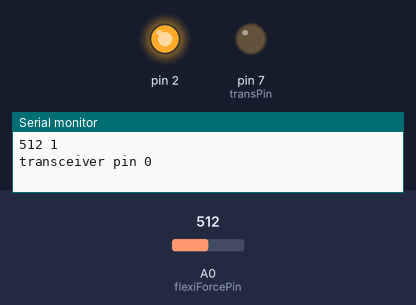
A sketch run on a simulated Arduino Uno, built with avr-gcc and run on an emulated ATmega328P. On the bench: output pins drawn as LEDs (lit = HIGH), the last lines printed to the serial monitor. Inputs (shaded band) come from the test bench; at power-on: A0 (flexiForcePin) = 512.

Above: at 0.1 s.
At 4.8 s:
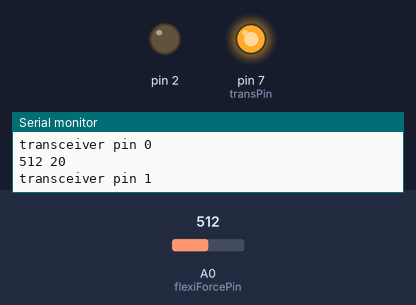
Timing chart, 0 to 6.3 s (numbered marks = the images above):
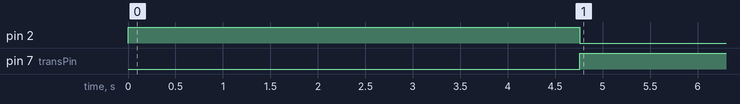

Measured:
- by itself, pin 2: HIGH → LOW at 4.8 s
- by itself, pin 7 (transPin): LOW → HIGH at 4.8 s

The sketch:

FlexiForceEdits.ino
```cpp
//From the bildr article http://bildr.org/2012/11/flexiforce-arduino/

int flexiForcePin = A0; //analog pin 0
int transPin = 7;
int n = 0;

void setup(){
  //Pin for transisto r gate
  pinMode(2, OUTPUT);
  pinMode(7, OUTPUT);
  Serial.begin(9600);
  //Turn alarm on
  digitalWrite(2, HIGH);
  digitalWrite(7, LOW);
}

void loop(){
  //Read pressure sensor
  int flexiForceReading = analogRead(flexiForcePin);
  //Increment n for readings over 150
  if(flexiForceReading > 150){
    n++;
  }
  //Turn off alarm if n reaches 20 loops or 5 seconds
  if(n >= 20) {
    digitalWrite(2, LOW);
    digitalWrite(7, HIGH);
  }
  //Serial monitor troubleshooting
  Serial.print(flexiForceReading);
  Serial.print(" ");
  Serial.println(n);
  Serial.print("transceiver pin "); Serial.println(digitalRead(transPin));
  delay(250); //just here to slow down the output for easier reading
}
```

castoplug.c
```cpp
#ifndef CASTOPLUG_C_INCLUDED
#define CASTOPLUG_C_INCLUDED


#include <stdint.h>
#include <avr/io.h>
#include <avr/interrupt.h>
#include <util/delay.h>


/* rfm22 */

/* pinout, from rfm22.pdf */

/* spi.csn is nsel */
/* spi.sck is sck */
/* spi.mosi is sdi */
/* spi.miso is sdo */
/* sdn to gnd (always on) */
/* tx_ant to gpio_0 */
/* rx_ant to gpio_1 */

#define SOFTSPI_MODE_0

#define SOFTSPI_CLK_DDR DDRB
#define SOFTSPI_CLK_PORT PORTB
#define SOFTSPI_CLK_MASK _BV(5)
#define SOFTSPI_MOSI_DDR DDRB
#define SOFTSPI_MOSI_PORT PORTB
#define SOFTSPI_MOSI_MASK _BV(3)
#define SOFTSPI_MISO_DDR DDRB
#define SOFTSPI_MISO_PIN PINB
#define SOFTSPI_MISO_PORT PORTB
#define SOFTSPI_MISO_MASK _BV(4)

#include "./softspi.c"

#define RFM22_IO_CSN_DDR DDRB
#define RFM22_IO_CSN_PORT PORTB
#define RFM22_IO_CSN_MASK _BV(2)

#if 0 /* unused */
#define RFM22_IO_SDN_MASK (1 << 4)
#define RFM22_IO_SDN_DDR DDRD
#define RFM22_IO_SDN_PORT PORTD
#define RFM22_IO_TXANT_MASK (1 << 5)
#define RFM22_IO_TXANT_DDR DDRD
#define RFM22_IO_TXANT_PORT PORTD
#define RFM22_IO_RXANT_MASK (1 << 6)
#define RFM22_IO_RXANT_DDR DDRD
#define RFM22_IO_RXANT_PORT PORTD
#endif /* unused */

static inline void rfm22_csn_setup(void)
{
  RFM22_IO_CSN_DDR |= RFM22_IO_CSN_MASK;
}

static inline void rfm22_csn_low(void)
{
  RFM22_IO_CSN_PORT &= ~RFM22_IO_CSN_MASK;
}

static inline void rfm22_csn_high(void)
{
  RFM22_IO_CSN_PORT |= RFM22_IO_CSN_MASK;
}

static inline void rfm22_csn_wait(void)
{
  __asm__ __volatile__ ("nop\n");
  __asm__ __volatile__ ("nop\n");
  __asm__ __volatile__ ("nop\n");
  __asm__ __volatile__ ("nop\n");
  __asm__ __volatile__ ("nop\n");
  __asm__ __volatile__ ("nop\n");
  __asm__ __volatile__ ("nop\n");
  __asm__ __volatile__ ("nop\n");
  __asm__ __volatile__ ("nop\n");
  __asm__ __volatile__ ("nop\n");
  __asm__ __volatile__ ("nop\n");
  __asm__ __volatile__ ("nop\n");
  __asm__ __volatile__ ("nop\n");
  __asm__ __volatile__ ("nop\n");
  __asm__ __volatile__ ("nop\n");
  __asm__ __volatile__ ("nop\n");
  __asm__ __volatile__ ("nop\n");
  __asm__ __volatile__ ("nop\n");
  __asm__ __volatile__ ("nop\n");
  __asm__ __volatile__ ("nop\n");
}

static uint8_t rfm22_read_reg(uint8_t i)
{
  /* i the register address */

  /* rfm22.pdf, ch 3 */

  uint8_t x;

  rfm22_csn_low();
  rfm22_csn_wait();
  softspi_write_uint8(i);
  x = softspi_read_uint8();
  rfm22_csn_high();

  return x;
}

static void rfm22_write_reg(uint8_t i, uint8_t x)
{
  /* i the register address */
  /* x the register value */

  rfm22_csn_low();
  rfm22_csn_wait();
  softspi_write_uint8((1 << 7) | i);
  softspi_write_uint8(x);
  rfm22_csn_high();
}

static inline uint8_t rfm22_read_vc(void)
{
  /* vendor code */
  return rfm22_read_reg(0x01);
}

static inline uint8_t rfm22_read_ds(void)
{
  /* device status */
  return rfm22_read_reg(0x02);
}

static inline uint8_t rfm22_read_is1(void)
{
  /* interrupt status 1 */
  return rfm22_read_reg(0x03);
}

static inline void rfm22_write_ie2(uint8_t x)
{
  /* interrupt enable 2 */
  rfm22_write_reg(0x06, x);
}

static inline void rfm22_write_omfc1(uint8_t x)
{
  /* operating mode and function control 1 */
  rfm22_write_reg(0x07, x);
}

static inline void rfm22_write_omfc2(uint8_t x)
{
  /* operating mode and function control 2 */
  rfm22_write_reg(0x08, x);
}

static inline uint8_t rfm22_read_omfc2(void)
{
  /* operating mode and function control 2 */
  return rfm22_read_reg(0x08);
}

static inline void rfm22_write_gc0(uint8_t x)
{
  /* gpio configuration 0 */
  rfm22_write_reg(0x0b, x);
}

static inline void rfm22_write_gc1(uint8_t x)
{
  /* gpio configuration 1 */
  rfm22_write_reg(0x0c, x);
}

static inline void rfm22_write_dac(uint8_t x)
{
  /* data access control */
  rfm22_write_reg(0x30, x);
}

static inline void rfm22_write_hc1(uint8_t x)
{
  /* header control 1 */
  rfm22_write_reg(0x32, x);
}

static inline void rfm22_write_hc2(uint8_t x)
{
  /* header control 2 */
  rfm22_write_reg(0x33, x);
}

static inline void rfm22_write_pl(uint8_t x)
{
  /* preamble length */
  rfm22_write_reg(0x34, x);
}

static inline void rfm22_write_tpow(uint8_t x)
{
  /* tx power */
  rfm22_write_reg(0x6d, x);
}

static inline void rfm22_write_trate(uint16_t x)
{
  /* tx data rate */
  rfm22_write_reg(0x6e, (uint8_t)(x >> 8));
  rfm22_write_reg(0x6f, (uint8_t)(x >> 0));
}

static inline void rfm22_write_mmc1(uint8_t x)
{
  /* modulation mode control 1 */
  rfm22_write_reg(0x70, x);
}

static inline void rfm22_write_mmc2(uint8_t x)
{
  /* modulation mode control 2 */
  rfm22_write_reg(0x71, x);
}

static inline void rfm22_write_fo(uint16_t x)
{
  /* frequency offset */
  rfm22_write_reg(0x73, (uint8_t)(x >> 0));
  rfm22_write_reg(0x74, (uint8_t)(x >> 8));
}

static inline uint8_t rfm22_read_fbs(void)
{
  /* frequency band select */
  return rfm22_read_reg(0x75);
}

static inline void rfm22_write_fbs(uint8_t x)
{
  /* frequency band select */
  rfm22_write_reg(0x75, x);
}

static inline void rfm22_write_ncf(uint16_t x)
{
  /* nominal carrier frequency */
  rfm22_write_reg(0x76, (uint8_t)(x >> 8));
  rfm22_write_reg(0x77, (uint8_t)(x >> 0));
}

static inline uint8_t rfm22_read_ncf1(void)
{
  /* nominal carrier frequency 1 */
  return rfm22_read_reg(0x76);
}

static inline void rfm22_write_tfc1(uint8_t x)
{
  /* tx fifo control 1 */
  rfm22_write_reg(0x7c, x);
}

static inline void rfm22_write_rfc(uint8_t x)
{
  /* rx fifo control */
  rfm22_write_reg(0x7e, x);
}

static inline uint8_t rfm22_read_fa(void)
{
  /* fifo access */
  return rfm22_read_reg(0x7f);
}

static inline void rfm22_write_fa(uint8_t x)
{
  /* fifo access */
  return rfm22_write_reg(0x7f, x);
}

static void rfm22_reset_fifo(void)
{
  const uint8_t x =  rfm22_read_omfc2();
  rfm22_write_omfc2(x | (1 << 1) | (1 << 0));
  rfm22_write_omfc2(x & ~((1 << 1) | (1 << 0)));
}

static void rfm22_setup(void)
{
  softspi_setup_master();
  rfm22_csn_setup();

  /* gpio configuration */
  rfm22_write_gc0(0x12);
  rfm22_write_gc1(0x15);

  /* crystal frequency capacitance */
  rfm22_write_reg(0x09, 0x7f);

  /* pll, tx, xtal on */
  rfm22_write_omfc1((1 << 3) | (1 << 1) | (1 << 0));

  /* automatic transmission */
  rfm22_write_omfc2(1 << 3);

  /* disable interrupts */
  rfm22_write_ie2(0x00);

  /* tx send size to 4 */
  rfm22_write_tfc1(0x04);

  /* tx power */
  rfm22_write_tpow(0x08);

  /* 433.92 MHz carrier */
  /* refer to rfm22.pdf, 3.6 */
  rfm22_write_fo(0);
  rfm22_write_fbs(19);
#if 0
  rfm22_write_ncf(25088);
#else
  /* -40KHz */
  rfm22_write_ncf(25340);
#endif

  /* ook modulation */
  /* refer to rfm22.pdf, 7.2 */
#if 0 /* fifo_mode */
  rfm22_write_mmc1((1 << 5) | (1 << 1));
  rfm22_write_mmc2((2 << 4) | (1 << 0));
#else
  /* direct asynchronous mode */
  /* miso used for tx data clock */
  /* mosi used for tx data */
  rfm22_write_mmc1(0 << 5);
  rfm22_write_mmc2((0 << 6) | (1 << 4) | (1 << 0));
#endif

  /* 40Kbps tx data rate */
  rfm22_write_trate(0xffff);

  /* minimal rx packet handler */
  /* receive anything after preamble and sync */
  rfm22_write_dac(0x00);
  /* disable checks */
  rfm22_write_hc1(0x00);
  rfm22_write_hc2(0x00);
  rfm22_write_pl(0x00);

  rfm22_reset_fifo();
}

static void rfm22_send(const uint8_t* x, uint8_t n)
{
  uint8_t i;
  for (i = 0; i != n; ++i, ++x) rfm22_write_fa(*x);
}


/* castoplug setup must be called first */

static void castoplug_setup(void)
{
  rfm22_setup();
}

/* castoplug_send_xxx routines */

#define castoplug_send_pulse(__thigh, __tlow)	\
do {						\
  /* miso used for tx data clock */		\
  /* mosi used for tx data */			\
						\
  /* thigh, tlow in us */			\
						\
  SOFTSPI_MOSI_PORT |= SOFTSPI_MOSI_MASK;	\
  _delay_us(__thigh);				\
						\
  SOFTSPI_MOSI_PORT &= ~SOFTSPI_MOSI_MASK;	\
  _delay_us(__tlow);				\
						\
} while (0)

static inline void castoplug_send_pulse_a(void)
{
  castoplug_send_pulse(220, 480);
}

static inline void castoplug_send_pulse_b(void)
{
  castoplug_send_pulse(580, 130);
}

static inline void castoplug_send_group_a(void)
{
  castoplug_send_pulse_a();
  castoplug_send_pulse_a();
  castoplug_send_pulse_a();
  castoplug_send_pulse_a();
  castoplug_send_pulse_a();
  castoplug_send_pulse_a();
  castoplug_send_pulse_a();
  castoplug_send_pulse_b();
}

static inline void castoplug_send_group_b(void)
{
  castoplug_send_pulse_a();
  castoplug_send_pulse_b();
  castoplug_send_pulse_a();
  castoplug_send_pulse_b();
  castoplug_send_pulse_a();
  castoplug_send_pulse_b();
  castoplug_send_pulse_a();
  castoplug_send_pulse_b();
}

static inline void castoplug_send_group_c(void)
{
  castoplug_send_pulse_a();
  castoplug_send_pulse_b();
  castoplug_send_pulse_a();
  castoplug_send_pulse_b();
  castoplug_send_pulse_a();
  castoplug_send_pulse_a();
  castoplug_send_pulse_a();
  castoplug_send_pulse_b();
}

static inline void castoplug_send_group_d(void)
{
  castoplug_send_pulse_a();
  castoplug_send_pulse_b();
  castoplug_send_pulse_a();
  castoplug_send_pulse_b();
  castoplug_send_pulse_a();
  castoplug_send_pulse_b();
  castoplug_send_pulse_a();
  castoplug_send_pulse_a();
}

static inline void castoplug_send_dev_1(void)
{
  castoplug_send_pulse_a();
  castoplug_send_pulse_b();
  castoplug_send_pulse_a();
  castoplug_send_pulse_b();
  castoplug_send_pulse_a();
  castoplug_send_pulse_b();
  castoplug_send_pulse_a();
  castoplug_send_pulse_b();
}

static inline void castoplug_send_dev_2(void)
{
  castoplug_send_pulse_a();
  castoplug_send_pulse_b();
  castoplug_send_pulse_a();
  castoplug_send_pulse_a();
  castoplug_send_pulse_a();
  castoplug_send_pulse_b();
  castoplug_send_pulse_a();
  castoplug_send_pulse_b();
  castoplug_send_pulse_a();
}

static inline void castoplug_send_dev_3(void)
{
  castoplug_send_pulse_a();
  castoplug_send_pulse_b();
  castoplug_send_pulse_a();
  castoplug_send_pulse_b();
  castoplug_send_pulse_a();
  castoplug_send_pulse_b();
  castoplug_send_pulse_a();
  castoplug_send_pulse_b();
}

static inline void castoplug_send_cmd_off(void)
{
  castoplug_send_pulse_a();
  castoplug_send_pulse_a();
  castoplug_send_pulse_b();
  castoplug_send_pulse_b();
  castoplug_send_pulse_b();
  castoplug_send_pulse_b();
  castoplug_send_pulse_a();
  castoplug_send_pulse_a();
  castoplug_send_pulse_a();
}

static inline void castoplug_send_cmd_on(void)
{
  castoplug_send_pulse_a();
  castoplug_send_pulse_a();
  castoplug_send_pulse_b();
  castoplug_send_pulse_b();
  castoplug_send_pulse_a();
  castoplug_send_pulse_a();
  castoplug_send_pulse_b();
  castoplug_send_pulse_b();
  castoplug_send_pulse_a();
}

#define castoplug_send(__g, __d, __c)	\
do {					\
  castoplug_send_group_ ## __g();	\
  castoplug_send_dev_ ## __d();		\
  castoplug_send_cmd_ ## __c();		\
} while (0)


#endif /* CASTOPLUG_C_INCLUDED */
```

main.c
```cpp
#include <stdint.h>
#include <avr/io.h>
#include <avr/interrupt.h>
#include <util/delay.h>
#include "./castoplug.c"
#include "uart.h"

int main(void)
{
    int state = 0;
    int counter = 0;
    int debounce_count = 30;
    int reading;

    DDRB &= ~_BV(0);
    uart_init(9600);

    castoplug_setup();

    while (1)
    {
        if(PINB & _BV(0)) {
            reading = 1;
        }
        if(!(PINB & _BV(0))) {
            reading = 0;
        }
        if((reading == state) && counter > 0)
            counter = counter - 1;
        if(reading != state)
            counter = counter + 1;
        if(counter >= debounce_count) {
            counter = 0;
            state = reading;
        }
        switch(state) {
            case 0:
                for (int j = 0; j != 5; ++j)
                {
                    castoplug_send(a, 3, off);
                    _delay_ms(10);
                }
                uart_println("off");
                //_delay_ms(1000);
                break;
            case 1:
                for (int i = 0; i != 5; ++i)
                {
                    castoplug_send(a, 3, on);
                    _delay_ms(10);
                }
                uart_println("on");
                //_delay_ms(1000);
                break;
        }
        /* turn off the a:3 wall outlet */
        /* send 5 consecutive frames for redundancy */
        /*for (int i = 0; i != 5; ++i)
          {
          castoplug_send(a, 3, off);
          _delay_ms(10);
          }*/

    }

    return 0;
}
```

softspi.c
```cpp
#if defined (CONFIG_LM4F120XL)

#include <stdint.h>
#include "inc/hw_memmap.h"
#include "inc/hw_types.h"
#include "driverlib/gpio.h"
#include "driverlib/rom_map.h"
#include "driverlib/sysctl.h"
#include "driverlib/systick.h"

static unsigned long softspi_sck_addr;
static unsigned long softspi_miso_addr;
static unsigned long softspi_mosi_addr;
static unsigned long softspi_csn_addr;

static inline void softspi_setup_master(void)
{
  SysCtlPeripheralEnable(SYSCTL_PERIPH_GPIOD);

  softspi_sck_addr = GPIO_PORTD_BASE + (GPIO_PIN_0 << 2);
  softspi_miso_addr = GPIO_PORTD_BASE + (GPIO_PIN_1 << 2);
  softspi_mosi_addr = GPIO_PORTD_BASE + (GPIO_PIN_2 << 2);
  softspi_csn_addr = GPIO_PORTD_BASE + (GPIO_PIN_3 << 2);

  MAP_GPIOPinTypeGPIOOutput
  (
   softspi_sck_addr & 0xfffff000,
   (softspi_sck_addr & 0x00000fff) >> 2
  );

  MAP_GPIOPinTypeGPIOInput
  (
   softspi_miso_addr & 0xfffff000,
   (softspi_miso_addr & 0x00000fff) >> 2
  );

  MAP_GPIOPinTypeGPIOOutput
  (
   softspi_mosi_addr & 0xfffff000,
   (softspi_mosi_addr & 0x00000fff) >> 2
  );

  MAP_GPIOPinTypeGPIOOutput
  (
   softspi_csn_addr & 0xfffff000,
   (softspi_csn_addr & 0x00000fff) >> 2
  );
}

static inline void softspi_clk_low(void)
{
  HWREG(softspi_sck_addr) = 0x00;
}

static inline void softspi_clk_high(void)
{
  HWREG(softspi_sck_addr) = 0xff;
}

static inline void softspi_mosi_low(void)
{
  HWREG(softspi_mosi_addr) = 0x00;
}

static inline void softspi_mosi_high(void)
{
  HWREG(softspi_mosi_addr) = 0xff;
}

static inline void softspi_cs_low(void)
{
  HWREG(softspi_csn_addr) = 0x00;
}

static inline void softspi_cs_high(void)
{
  HWREG(softspi_csn_addr) = 0xff;
}

#if (SOFTSPI_DONT_USE_MISO == 0)
static inline uint8_t softspi_is_miso(void)
{
  return HWREG(softspi_miso_addr);
}
#endif

#else /* ATMEGA328P */

#include <stdint.h>
#include <avr/io.h>

#ifndef SOFTSPI_DONT_USE_MISO
#define SOFTSPI_DONT_USE_MISO 0
#endif

static void softspi_setup_master(void)
{
  SOFTSPI_CLK_DDR |= SOFTSPI_CLK_MASK;
  SOFTSPI_MOSI_DDR |= SOFTSPI_MOSI_MASK;

#if (SOFTSPI_DONT_USE_MISO == 0)
  SOFTSPI_MISO_DDR &= ~SOFTSPI_MISO_MASK;
#endif
}

static inline void softspi_clk_low(void)
{
  SOFTSPI_CLK_PORT &= ~SOFTSPI_CLK_MASK;
}

static inline void softspi_clk_high(void)
{
  SOFTSPI_CLK_PORT |= SOFTSPI_CLK_MASK;
}

static inline void softspi_mosi_low(void)
{
  SOFTSPI_MOSI_PORT &= ~SOFTSPI_MOSI_MASK;
}

static inline void softspi_mosi_high(void)
{
  SOFTSPI_MOSI_PORT |= SOFTSPI_MOSI_MASK;
}

#if (SOFTSPI_DONT_USE_MISO == 0)
static inline uint8_t softspi_is_miso(void)
{
  return SOFTSPI_MISO_PIN & SOFTSPI_MISO_MASK;
}
#endif

#endif /* ATMEGA328P */

static inline void softspi_set_sck_freq(uint8_t x)
{
}

static inline void softspi_write_bit(uint8_t x, uint8_t m)
{
  /* 5 insns per bit */

#if defined(SOFTSPI_MODE_0) /* cpol == 0, cpha == 0 */
  if (x & m) softspi_mosi_high(); else softspi_mosi_low();
#endif

  softspi_clk_high();

#if !defined(SOFTSPI_MODE_0)
  if (x & m) softspi_mosi_high(); else softspi_mosi_low();
#endif

  softspi_clk_low();
}

static void softspi_write_uint8(uint8_t x)
{
  /* transmit msb first, sample at clock falling edge */

  softspi_write_bit(x, (1 << 7));
  softspi_write_bit(x, (1 << 6));
  softspi_write_bit(x, (1 << 5));
  softspi_write_bit(x, (1 << 4));
  softspi_write_bit(x, (1 << 3));
  softspi_write_bit(x, (1 << 2));
  softspi_write_bit(x, (1 << 1));
  softspi_write_bit(x, (1 << 0));
}

static inline void softspi_write_uint16(uint16_t x)
{
  softspi_write_uint8((uint8_t)(x >> 8));
  softspi_write_uint8((uint8_t)(x & 0xff));
}

static void softspi_write(const uint8_t* s, uint8_t n)
{
  for (; n != 0; --n, ++s) softspi_write_uint8(*s);
}

#if (SOFTSPI_DONT_USE_MISO == 0)

static inline void softspi_read_bit(uint8_t* x, uint8_t i)
{
  softspi_clk_high();

#if defined(SOFTSPI_MODE_0) /* cpol == 0, cpha == 0 */
  if (softspi_is_miso()) *x |= 1 << i;
#endif

  softspi_clk_low();

#if !defined(SOFTSPI_MODE_0)
  if (softspi_is_miso()) *x |= 1 << i;
#endif
}

static uint8_t softspi_read_uint8(void)
{
  /* receive msb first, sample at clock falling edge */

  /* must be initialized to 0 */
  uint8_t x = 0;

  softspi_read_bit(&x, 7);
  softspi_read_bit(&x, 6);
  softspi_read_bit(&x, 5);
  softspi_read_bit(&x, 4);
  softspi_read_bit(&x, 3);
  softspi_read_bit(&x, 2);
  softspi_read_bit(&x, 1);
  softspi_read_bit(&x, 0);

  return x;
}

static inline uint16_t softspi_read_uint16(void)
{
  /* msB ordering */
  const uint8_t x = softspi_read_uint8();
  return ((uint16_t)x << 8) | (uint16_t)softspi_read_uint8();
}

static void softspi_read(uint8_t* s, uint8_t n)
{
  for (; n != 0; --n, ++s) *s = softspi_read_uint8();
}

#endif /* SOFTSPI_DONT_USE_MISO == 0 */
```

uart.h
```cpp
#ifndef uart_h_
#define uart_h_
#include <stddef.h>
#include <stdarg.h>

void uart_init( uint32_t baud );
int uart_println(const char *format, ...);
int uart_printf(const char *format, ...);

#endif
```

Source omitted: uart.c (1429 bytes)
